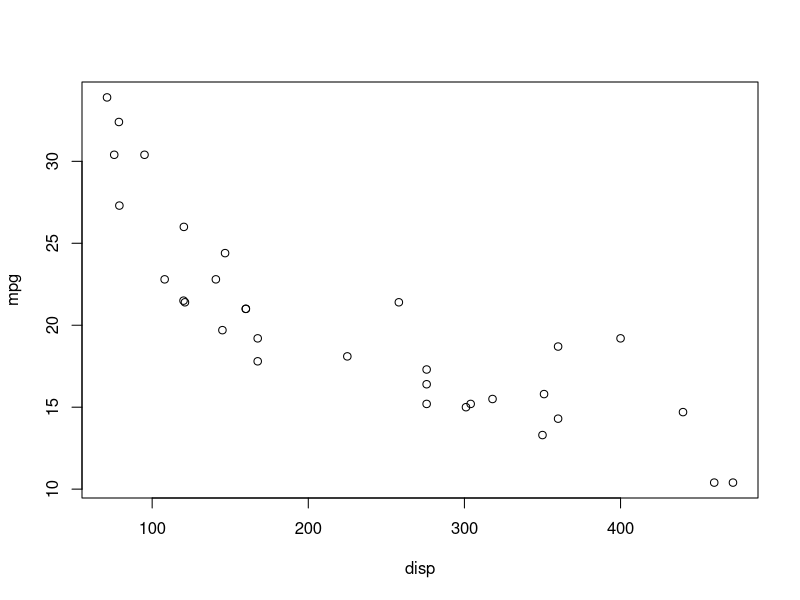
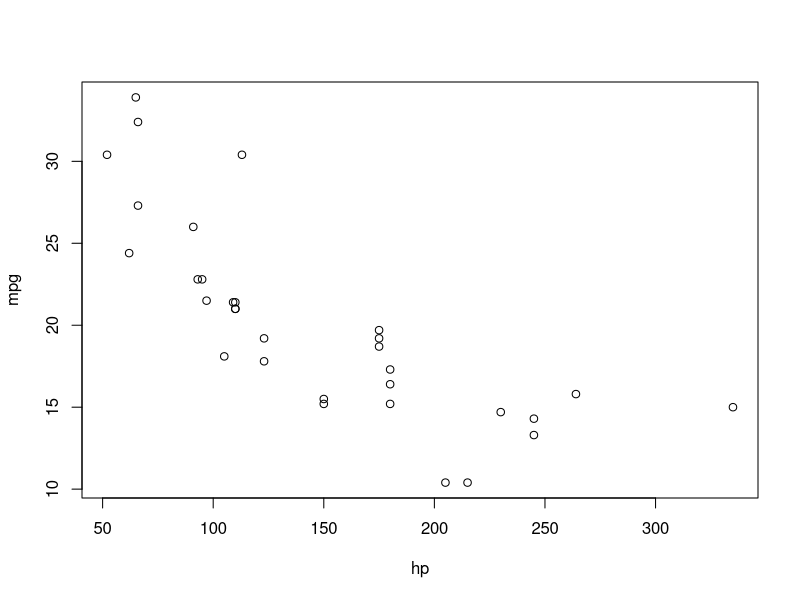
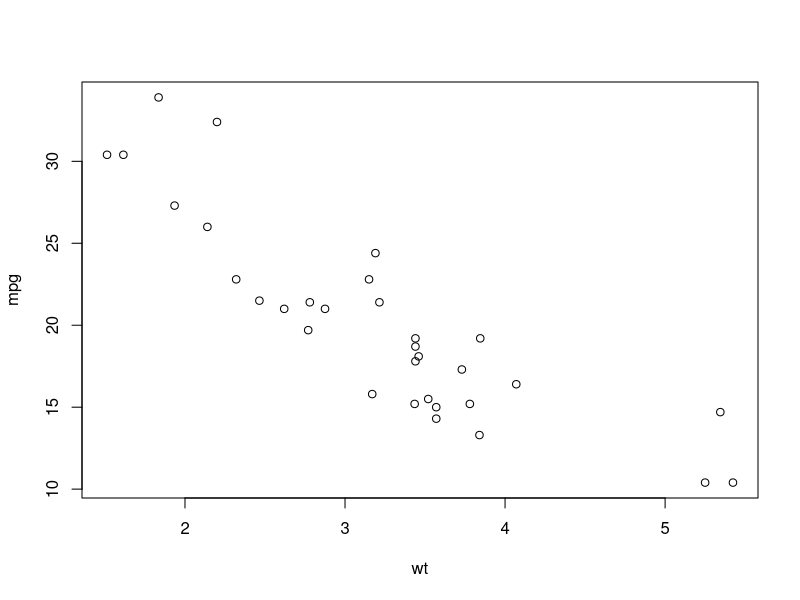
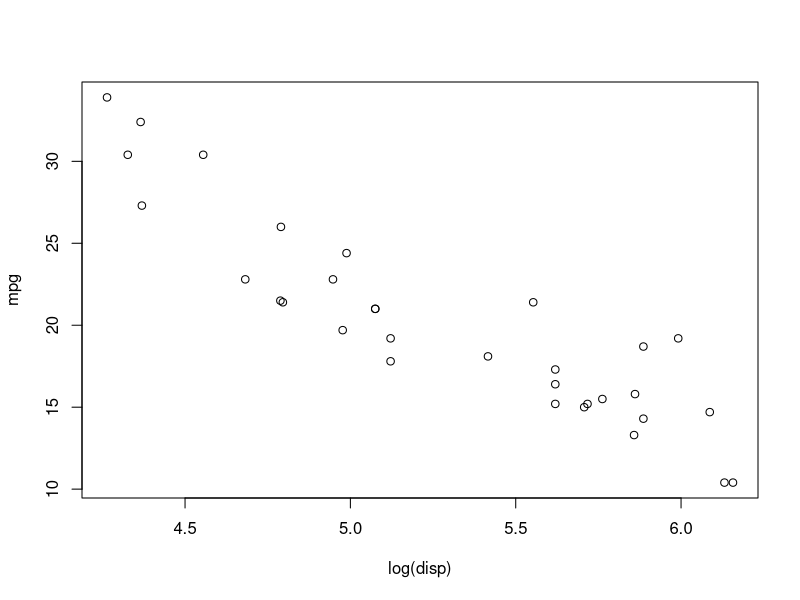
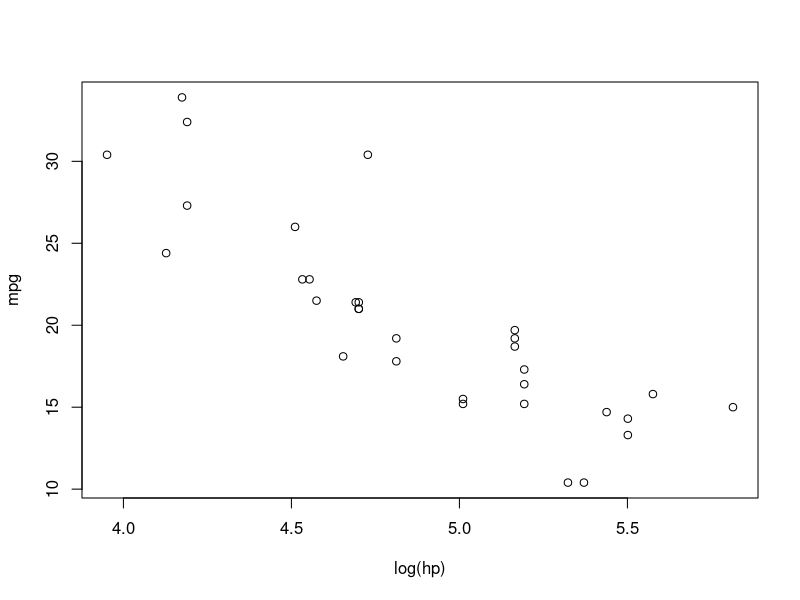
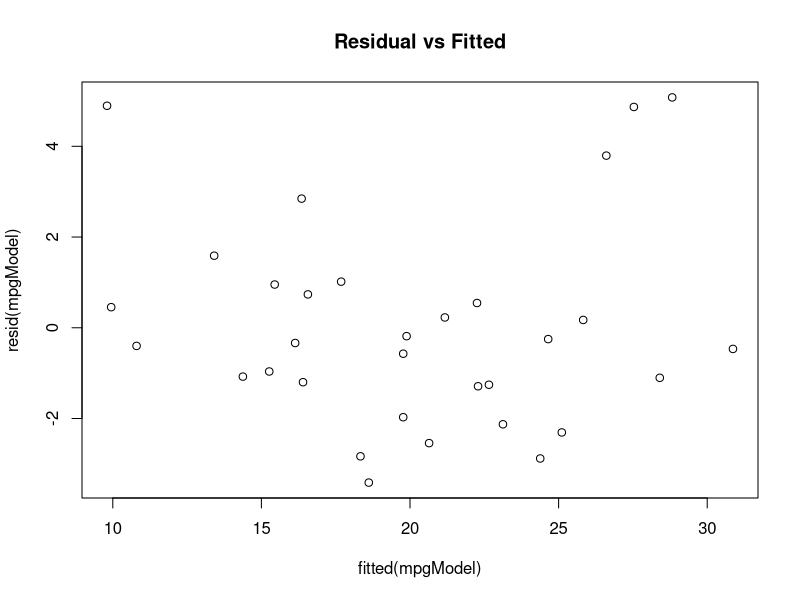
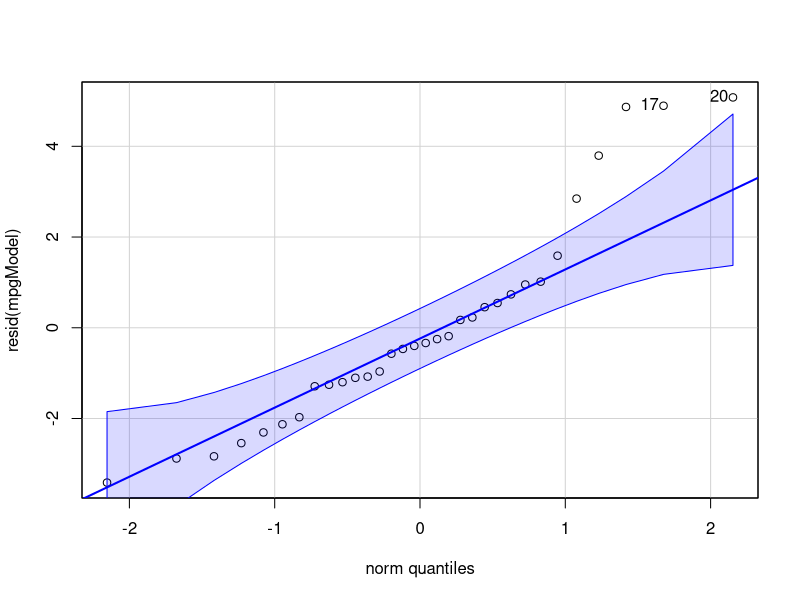
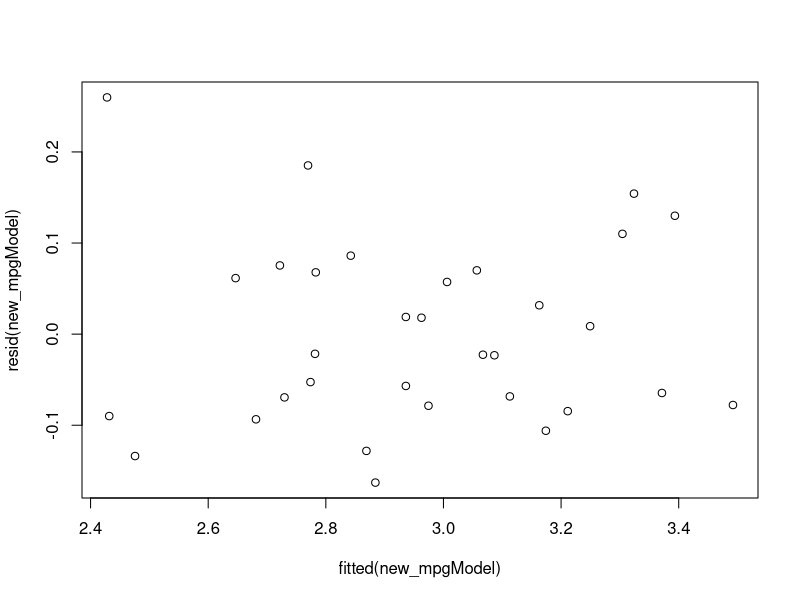

These charts were generated, in order, by the following R code: (Note: this script raises an error after producing the figures.)
## ---- chunk 1
knitr::opts_chunk$set(echo = FALSE, comment = NA)
library(tidyverse)
library(car)
## ---- chunk 2
myData <- read_csv("carmpg.csv")
attach(myData)
head(myData)
## ---- chunk 3
summary(myData)
## ---- chunk 4
gear <- as.factor(gear)
## ---- chunk 5
cor( data.frame(mpg, disp, hp, wt) )
## ---- chunk 6
plot(mpg ~ disp)
plot(mpg ~ hp)
plot(mpg ~ wt)
## ---- chunk 7
log_disp <- log(disp)
plot(mpg ~ log_disp, xlab="log(disp)")
## ---- chunk 8
log_hp <- log(hp)
plot(mpg ~ log_hp, xlab="log(hp)")
## ---- chunk 9
cor( data.frame(mpg, log_disp, log_hp, wt) )
## ---- chunk 10
#mpgModel <- lm( mpg ~ log_disp + log_hp + wt + gear)
#summary(mpgModel)
## ---- chunk 11
#mpgModel <- lm( mpg ~ log_disp + log_hp + wt)
#summary(mpgModel)
## ---- chunk 12
mpgModel <- lm( mpg ~ log_hp + wt)
summary(mpgModel)
## ---- chunk 13
plot(resid(mpgModel) ~ fitted(mpgModel), main="Residual vs Fitted")
## ---- chunk 14
qqPlot(resid(mpgModel))
## ---- chunk 15
log_mpg <- log(mpg)
new_mpgModel <- lm(log_mpg ~ log_hp + wt)
summary(new_mpgModel)
## ---- chunk 16
plot(resid(new_mpgModel) ~ fitted(new_mpgModel))
qqPlot(new_mpgModel)
